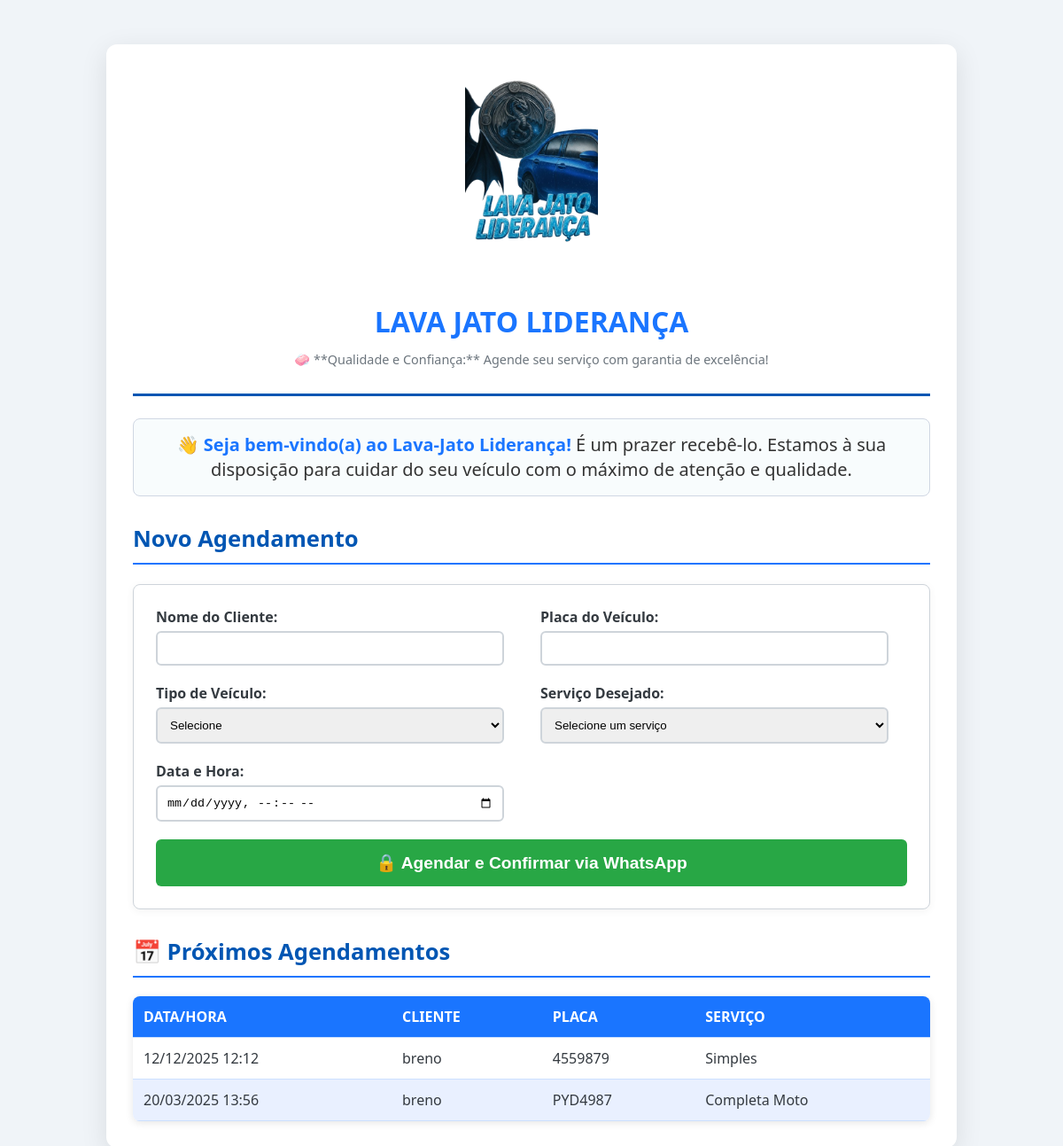
Before: / with the older database file.
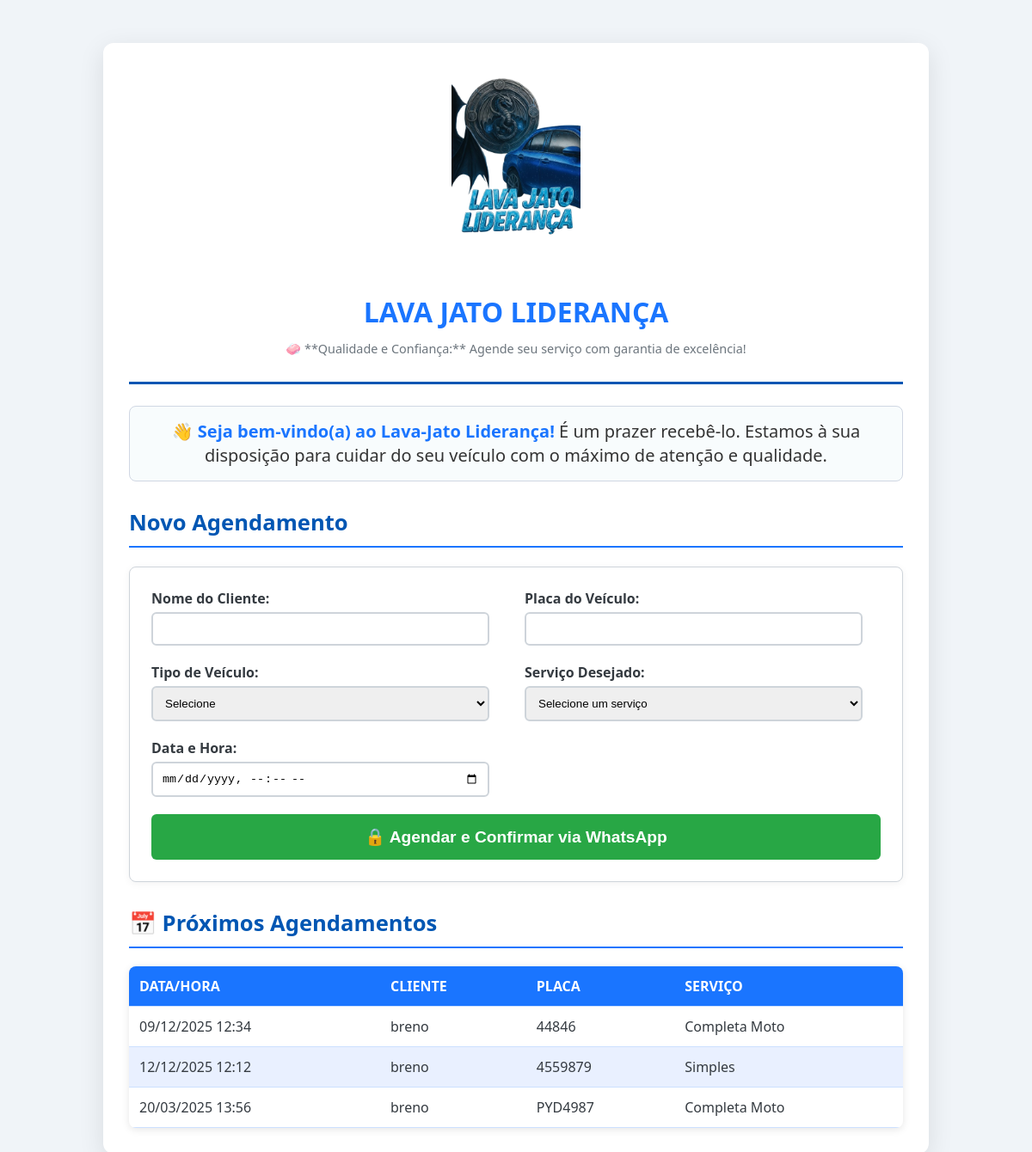
After: the same page with the newer database file.
### tables this page shows
CREATE TABLE agendamentos (
            id INTEGER PRIMARY KEY AUTOINCREMENT,
            cliente TEXT NOT NULL,
            placa TEXT NOT NULL,
            servico TEXT NOT NULL,
            data_hora_str TEXT NOT NULL
        );

### app.py (the view, shortened to what this page needs)
@app.route('/', methods=('GET', 'POST'))
def index():
    conn = get_db_connection()
    agendamentos = conn.execute(
        "SELECT * FROM agendamentos ORDER BY data_hora_str"
    ).fetchall()
    conn.close()
    return render_template('index.html', agendamentos=agendamentos)

### app.py (called while the page is built)
def get_db_connection():
    conn = sqlite3.connect(DATABASE)
    conn.row_factory = sqlite3.Row
    return conn

### templates/index.html (shortened to what this page needs)
<!DOCTYPE html>
<html lang="pt-br">
<head>
    <link rel="stylesheet" href="{{ url_for('static', filename='css/styles.css') }}">
</head>
<body>
    <div class="container">
        <header>
            <img src="{{ url_for('static', filename='images/logo_lideranca.png') }}"
                 alt="Logo do Lava Jato Liderança"
                 style="max-width: 150px; height: auto; margin-bottom: 10px;">
            <h1 style="color: var(--primary-color); border-bottom: none; padding-bottom: 0;">
                LAVA JATO LIDERANÇA
            </h1>
            <p style="font-size: 0.9em; color: #6c757d; margin-top: -10px;">
                🧼 **Qualidade e Confiança:** Agende seu serviço com garantia de excelência!
            </p>
        </header>
        <div id="boas_vindas" class="mensagem-confianca">
        </div>
        <h2 class="form-title">
            Novo Agendamento
        </h2>
        <form method="POST" action="{{ url_for('index') }}">
            <div>
                <label for="cliente">Nome do Cliente:</label>
                <input type="text" id="cliente" name="cliente" required onkeyup="atualizarBoasVindas()">
            </div>
            <div>
                <label for="placa">Placa do Veículo:</label>
                <input type="text" id="placa" name="placa" required>
            </div>
            <div>
                <label for="tipo_veiculo">Tipo de Veículo:</label>
                <select id="tipo_veiculo" name="tipo_veiculo" required onchange="atualizarServicos()">
                    <option value="" disabled selected>Selecione</option>
                </select>
            </div>
            <div>
                <label for="servico">Serviço Desejado:</label>
                <select id="servico" name="servico" required>
                    <option value="" disabled selected>Escolha o tipo de veículo primeiro</option>
                </select>
            </div>
            <div>
                <label for="data_hora_input">Data e Hora:</label>
                <input type="datetime-local" id="data_hora_input" name="data_hora_input" required>
            </div>
            <button type="submit">🔒 Agendar e Confirmar via WhatsApp</button>
        </form>
        <h2>📅 Próximos Agendamentos</h2>
        {% if agendamentos %}
        <table>
            <thead>
                <tr>
                    <th>Data/Hora</th>
                    <th>Cliente</th>
                    <th>Placa</th>
                    <th>Serviço</th>
                </tr>
            </thead>
            <tbody>
                {% for agendamento in agendamentos %}
                <tr>
                    <td>{{ agendamento.data_hora_str }}</td>
                    <td>{{ agendamento.cliente }}</td>
                    <td>{{ agendamento.placa }}</td>
                    <td>{{ agendamento.servico }}</td>
                </tr>
                {% endfor %}
            </tbody>
        </table>
        {% else %}
        <p>Não há agendamentos cadastrados.</p>
        {% endif %}
    </div>
</body>
</html>

### static/css/styles.css (style rules this page uses)
:root { --primary-color: #1a75ff; --secondary-color: #0056b3; --success-color: #28a745; --danger-color: #dc3545; --bg-color: #f0f4f8; --card-bg: #ffffff; --text-color: #343a40; --table-header-bg: var(--primary-color); --table-row-even-bg: #e9f0ff; }
body { font-family: 'Segoe UI', Tahoma, Geneva, Verdana, sans-serif; margin: 0; padding: 20px; background-color: var(--bg-color); color: var(--text-color); }
.container { max-width: 900px; margin: 30px auto; background: var(--card-bg); padding: 30px; border-radius: 12px; box-shadow: 0 8px 30px rgba(0, 0, 0, 0.1); }
header { text-align: center; margin-bottom: 25px; padding-bottom: 15px; border-bottom: 3px solid var(--secondary-color); }
header img { max-width: 150px; height: auto; margin-bottom: 15px; }
h1 { color: var(--primary-color); font-size: 2.0em; font-weight: 800; text-transform: uppercase; }
h2 { color: var(--secondary-color); margin-top: 30px; border-bottom: 2px solid var(--primary-color); padding-bottom: 10px; font-size: 1.6em; font-weight: 700; }
.mensagem-confianca { text-align: center; margin-bottom: 25px; padding: 15px; font-size: 1.25em; font-weight: 500; line-height: 1.4; color: #333; border: 1px solid #d0d7e3; border-radius: 8px; background-color: #f8fcfd; }
form { display: grid; grid-template-columns: 1fr 1fr; gap: 20px; padding: 25px; border: 1px solid #ced4da; border-radius: 8px; background-color: var(--card-bg); box-shadow: 0 2px 10px rgba(0, 0, 0, 0.05); }
label { font-weight: 600; margin-bottom: 5px; display: block; }
input[type="text"], input[type="datetime-local"], select { width: 95%; padding: 10px; border: 2px solid #ced4da; border-radius: 6px; transition: border-color 0.3s; box-sizing: border-box; }
button { grid-column: 1 / 3; padding: 15px; background-color: var(--success-color); color: white; border: none; border-radius: 6px; cursor: pointer; font-size: 1.2em; font-weight: bold; transition: background-color 0.3s, transform 0.1s; }
table { width: 100%; border-collapse: separate; border-spacing: 0; margin-top: 20px; border-radius: 8px; overflow: hidden; box-shadow: 0 2px 10px rgba(0, 0, 0, 0.1); }
th, td { border-bottom: 1px solid #cce0ff; padding: 12px; text-align: left; }
th { background-color: var(--table-header-bg); color: white; font-weight: 600; text-transform: uppercase; }
tr:nth-child(even) { background-color: var(--table-row-even-bg); }

Changed rows visible on the page:
added agendamentos: data_hora_str "09/12/2025 12:34", cliente "breno", placa "44846", servico "Completa Moto"
